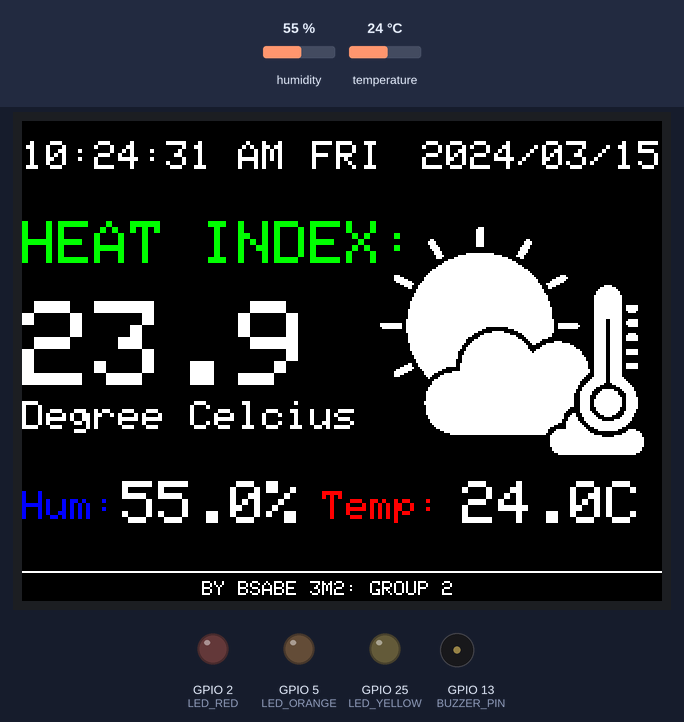
This program was run on a simulated ESP32. On the bench: 320×240 colour display, output pins drawn as LEDs (lit = HIGH), buzzer (waves = sounding). The inputs (shaded band) are chosen by the test bench; at power-on: temperature 24 °C, humidity 55 %. The local clock reads 2024-03-15 10:24:30 at power-on unless the program sets it.

Above: at 1.4 s.
1.5 s: temperature set to 30.3 °C
At 3.4 s:
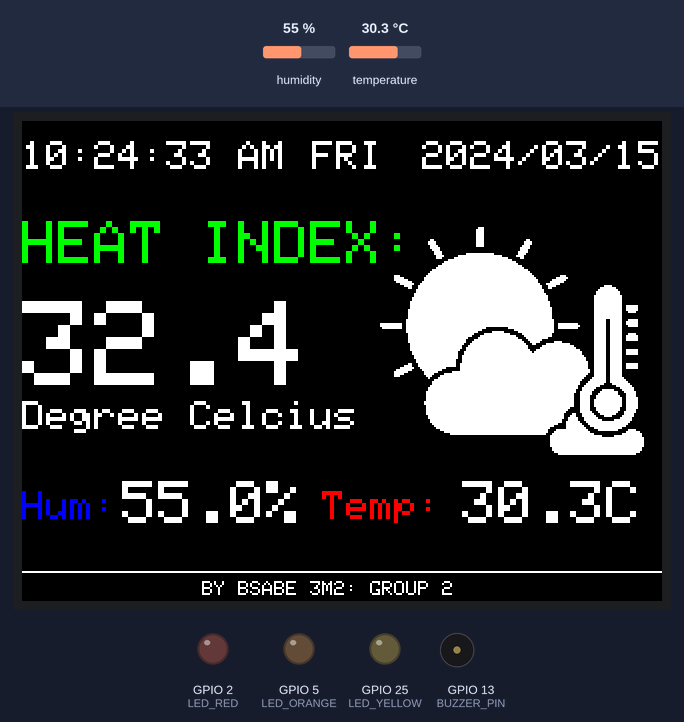
4.5 s: temperature set to 31.5 °C
At 7.7 s:
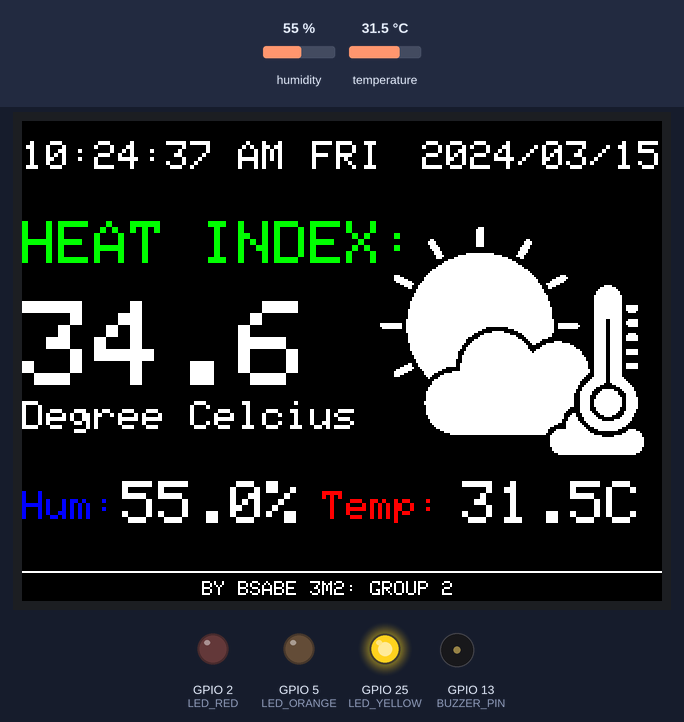
10.5 s: humidity set to 77 %
At 13.8 s:
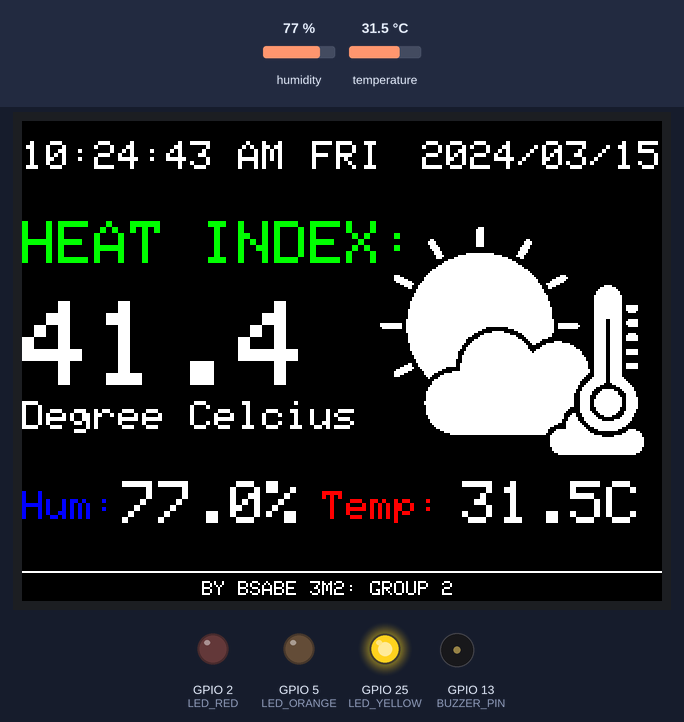
14.5 s: humidity set to 80 %
At 16.5 s:
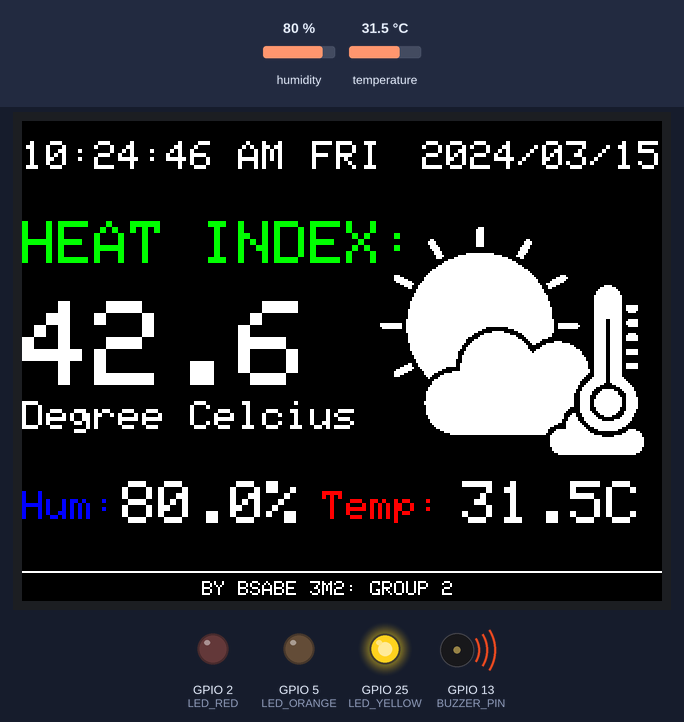
19.1 s: temperature set to 33.2 °C
At 20.56 s:
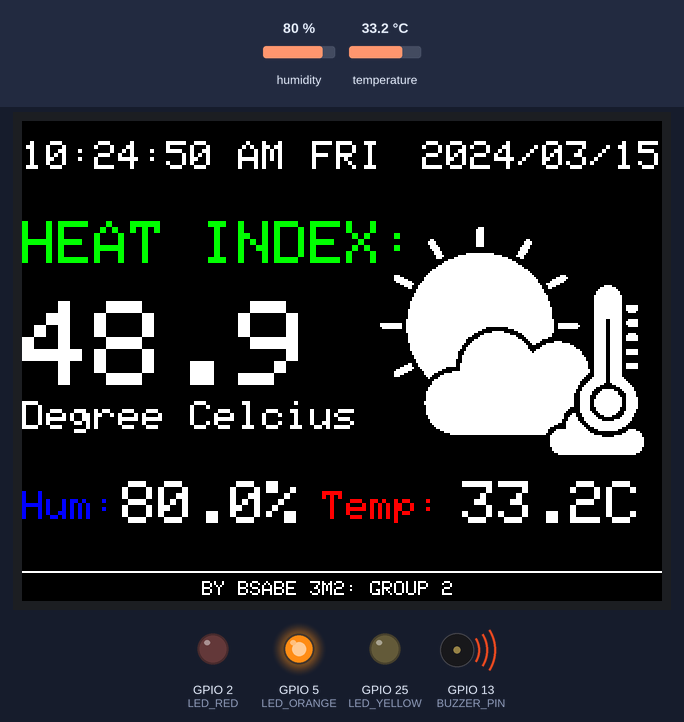
21.9 s: temperature set to 34.5 °C
At 26.5 s:
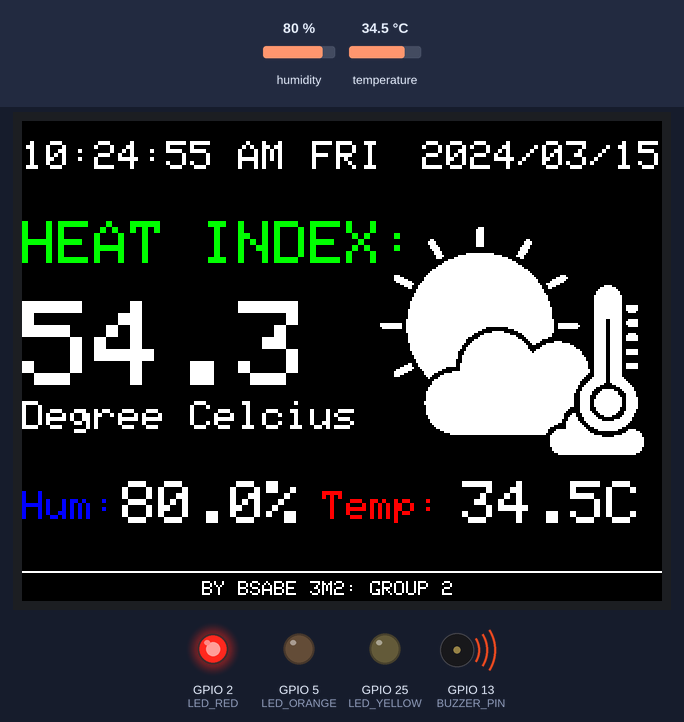
Timing chart, 0 to 28.9 s (numbered marks = the images above; inputs shaded):
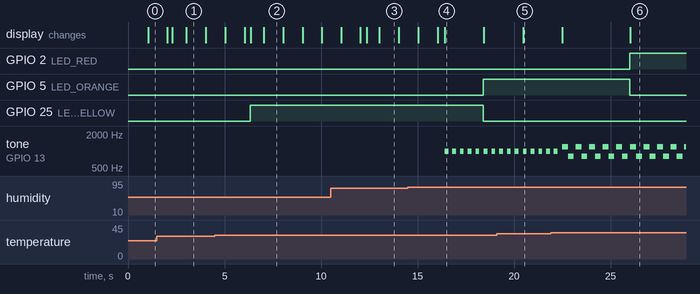

The program:

main.cpp
```cpp
#include <Wire.h>
#include <Adafruit_GFX.h>
#include <Adafruit_ILI9341.h>
#include <RTClib.h>
#include <DHT.h>
#include "heatIndexPic.h"

#define DHTPIN 4
#define BUZZER_PIN 13

#define LED_RED 2
#define LED_ORANGE 5
#define LED_YELLOW 25

#define TFT_CS    14
#define TFT_RST   26
#define TFT_DC    27
#define TFT_MOSI  23
#define TFT_CLK   18

Adafruit_ILI9341 tft = Adafruit_ILI9341(TFT_CS, TFT_DC, TFT_RST);
DHT dht(DHTPIN, DHT22);
RTC_DS3231 rtc;

void setup() {
    pinMode(BUZZER_PIN, OUTPUT);
    pinMode(LED_RED, OUTPUT);
    pinMode(LED_ORANGE, OUTPUT);
    pinMode(LED_YELLOW, OUTPUT);

    Serial.begin(115200);
    rtc.begin();
    dht.begin();
    tft.begin();
    Wire.begin(21, 22);
    if (! rtc.begin()) {
        Serial.println("Couldn't find RTC");
        while (1) delay(10);
    }

    if (rtc.lostPower()) {
        Serial.println("RTC lost power — setting time!");
        rtc.adjust(DateTime(F(__DATE__), F(__TIME__)));
    }

    tft.fillScreen(ILI9341_BLACK);
    tft.setRotation(1);
    tft.setTextColor(ILI9341_GREEN);
    tft.setTextSize(3);
    tft.setCursor(0, 50);
    tft.println("HEAT INDEX: ");

    tft.setTextColor(ILI9341_BLUE);
    tft.setTextSize(2);
    tft.setCursor(0, 185);
    tft.print("Hum:");

    tft.setTextColor(ILI9341_RED);
    tft.setTextSize(2);
    tft.setCursor(150, 185);
    tft.print("Temp:");

    tft.setTextColor(ILI9341_WHITE);
    tft.setTextSize(2);
    tft.setCursor(0, 140);
    tft.println("Degree Celcius");

    tft.setTextSize(1);
    tft.setCursor(90, 230);
    tft.drawLine(0,225,320,225,ILI9341_WHITE);
    tft.println("BY BSABE 3M2: GROUP 2");

    tft.drawBitmap(170,35,heatIndexPic,150,150,ILI9341_WHITE);

}

void loop() {
        float temp = dht.readTemperature();
        float hum = dht.readHumidity();
        float heatIndex = dht.computeHeatIndex(temp, hum, false);
        DateTime now = rtc.now();
        uint8_t day = now.dayOfTheWeek();

        uint8_t rawHour = now.hour();
        bool isPM    = (rawHour >= 12);
        uint8_t hour12 = rawHour % 12;
        if (hour12 == 0) hour12 = 12;

        const char* ampm = isPM ? "PM" : "AM";

        tft.setTextColor(ILI9341_WHITE, ILI9341_BLACK);
        tft.setTextSize(2);
        tft.setCursor(0, 10);

        tft.setTextSize(2);
        tft.setTextColor(ILI9341_WHITE, ILI9341_BLACK);
        tft.setCursor(0, 10);
        tft.printf("%02u:%02u:%02u %s",
                    hour12, now.minute(), now.second(), ampm);

        tft.setCursor(145, 10);
        tft.print(daysOfWeek[day]);

        tft.setCursor(200, 10);
        tft.printf("%04u/%02u/%02u",
                    now.year(), now.month(), now.day());

        tft.setTextColor(ILI9341_WHITE,ILI9341_BLACK);
        tft.setTextSize(6);
        tft.setCursor(0, 90);
        tft.println(heatIndex, 1);

        tft.setTextSize(3);
        tft.setTextColor(ILI9341_WHITE,ILI9341_BLACK);
        tft.setCursor(50, 180);
        tft.print(hum, 1);
        tft.print("%");

        tft.setTextColor(ILI9341_WHITE,ILI9341_BLACK);
        tft.setTextSize(3);
        tft.setCursor(220, 180);
        tft.print(temp, 1);
        tft.print("C");

        if (heatIndex >= 52) {
            for (int i = 0; i < 5; i++) {
                tone(BUZZER_PIN, 1200);
                delay(300);
                tone(BUZZER_PIN, 800);
                delay(300);
                noTone(BUZZER_PIN);
                delay(100);
            }
            digitalWrite(LED_RED, HIGH);
            digitalWrite(LED_ORANGE, LOW);
            digitalWrite(LED_YELLOW, LOW);

        } else if (heatIndex >= 42) {

            for (int i = 0; i < 5; i++) {
                tone(BUZZER_PIN, 1000);
                delay(200);
                noTone(BUZZER_PIN);
                delay(200);
            }
            digitalWrite(LED_RED, LOW);
            digitalWrite(LED_ORANGE, HIGH);
            digitalWrite(LED_YELLOW, LOW);

        } else if (heatIndex >= 33) {
            noTone(BUZZER_PIN);
            digitalWrite(LED_RED, LOW);
            digitalWrite(LED_ORANGE, LOW);
            digitalWrite(LED_YELLOW, HIGH);

        } else {
            noTone(BUZZER_PIN);
            digitalWrite(LED_RED, LOW);
            digitalWrite(LED_ORANGE, LOW);
            digitalWrite(LED_YELLOW, LOW);
        }
}
```

heatIndexPic.h
```cpp
#ifndef HEAT_INDEX_PIC_H
#define HEAT_INDEX_PIC_H

#include <pgmspace.h>

extern const unsigned char heatIndexPic[];

extern const char* daysOfWeek[7];

#endif
```

Source omitted: atIndexPic.cpp (data table, 18516 bytes)

Measured:
- the behaviour switches between 30.6 and 30.7 °C on temperature (found by bisection; images 1 and 2)
- the behaviour switches between 78 and 79 % on humidity (found by bisection; images 3 and 4)
- the behaviour switches between 33.9 and 34 °C on temperature (found by bisection; images 5 and 6)
- after the input at 4.5 s, GPIO 25 (LED_YELLOW): LOW → HIGH after 1.8 s
- after the input at 14.5 s, GPIO 5 (LED_ORANGE): LOW → HIGH after 3.9 s; GPIO 25 (LED_YELLOW): HIGH → LOW after 3.9 s; tone on GPIO 13 (BUZZER_PIN): alternates 1000 Hz for 0.20 s and silent for 0.20 s, starting after 1.9 s
- after the input at 19.1 s, the display: changes after 1.4 s (image 5)
- after the input at 21.9 s, GPIO 2 (LED_RED): LOW → HIGH after 4.1 s; GPIO 5 (LED_ORANGE): HIGH → LOW after 4.1 s
